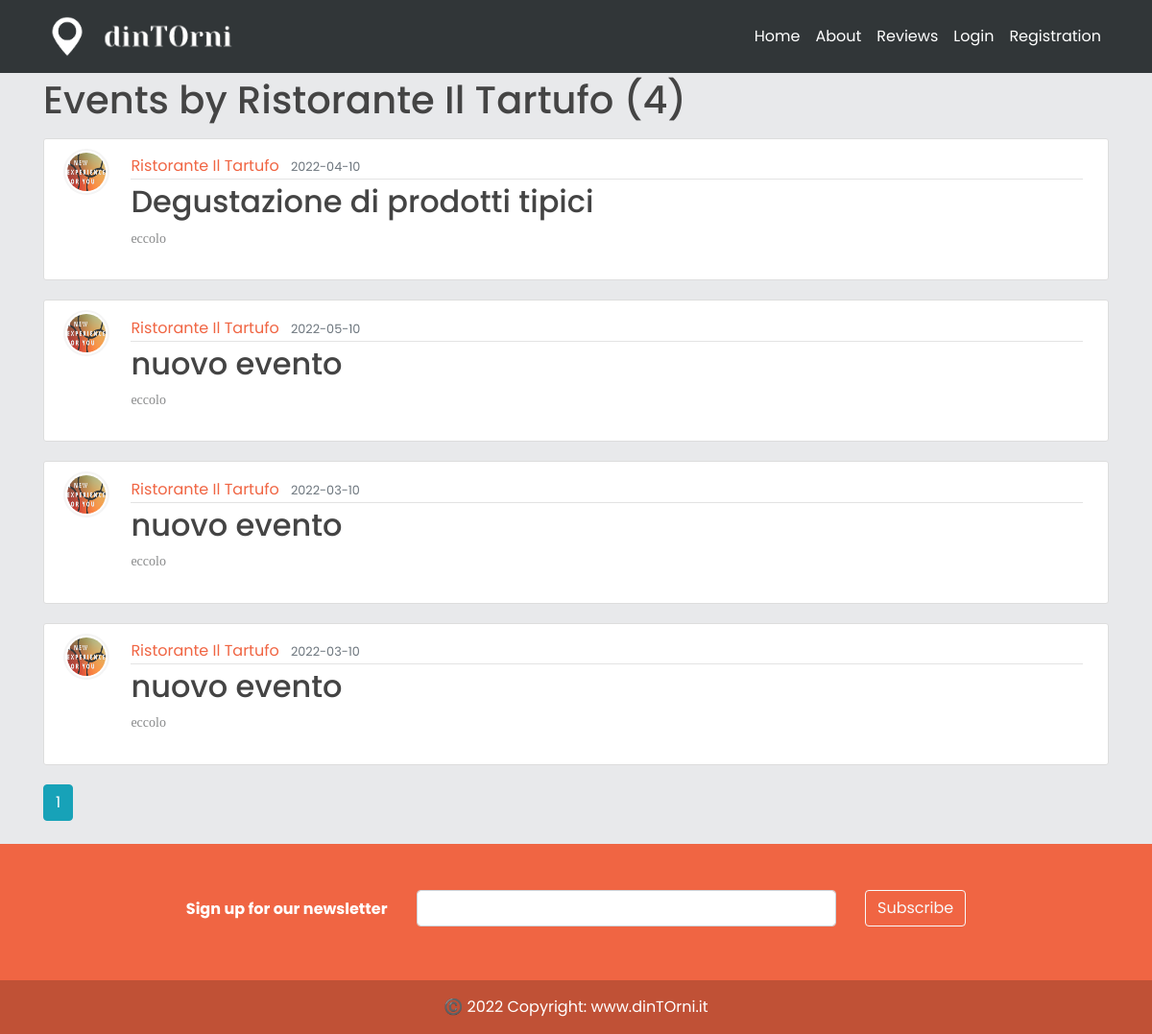
The page /Ristorante Il Tartufo on the database as committed earlier.
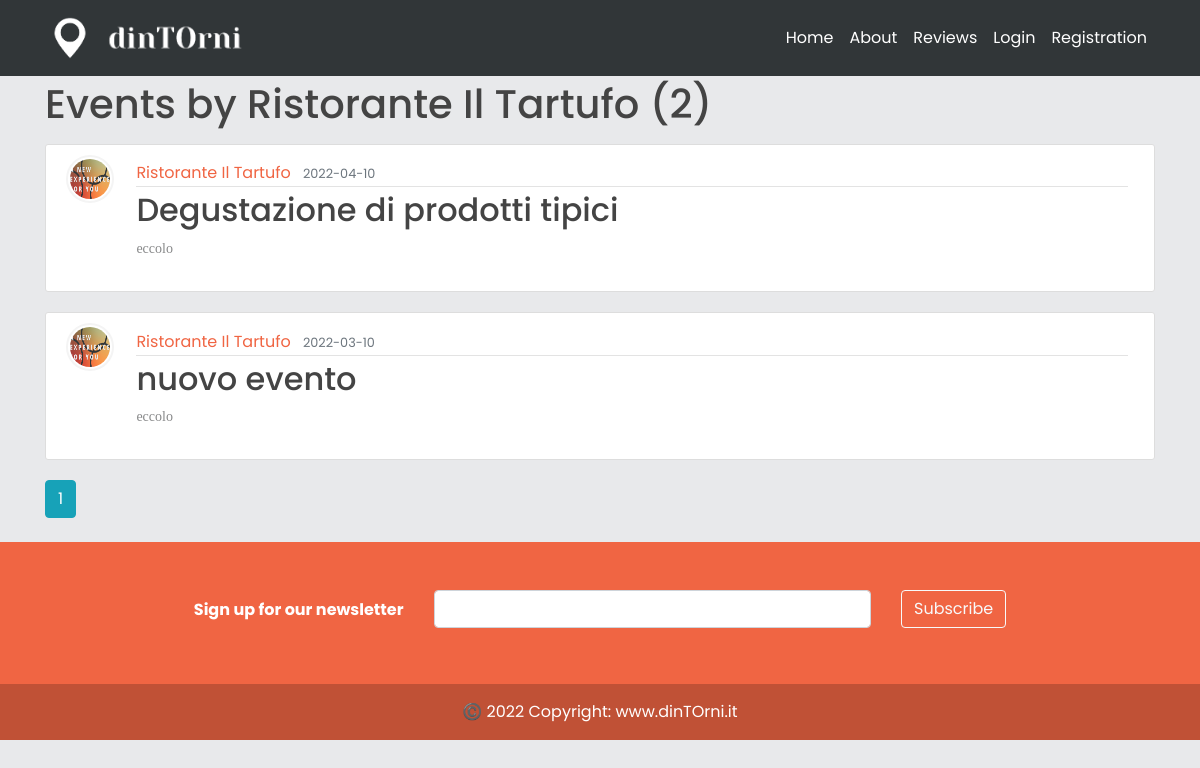
The same page on the database as committed later.
### models.py (models this page shows, shortened)
class User(db.Model, UserMixin):
    _tablename__ = 'user'
    id = db.Column(db.Integer, primary_key=True)
    email = db.Column(db.String(120), unique=True, nullable=False)
    image_file = db.Column(db.String(20), nullable=False, default='default.jpg')
    password = db.Column(db.String(60), nullable=False)
    telephone = db.Column(db.Integer(), nullable=False)
    type= db.Column(db.String(20))
    __mapper_args__={
        'polymorphic_identity': 'user',
        'polymorphic_on': type
    }

class Business(User, db.Model):
    _tablename__ = 'business'
    id = db.Column(db.Integer, db.ForeignKey('user.id'), primary_key=True)
    name = db.Column(db.String(20), unique=True, nullable=False)
    vat_number = db.Column(db.Integer())#rimettere i nullable
    city = db.Column(db.String(20))
    address = db.Column(db.String(30))
    events = db.relationship('Event', backref='creator', lazy=True)
    link_facebook = db.Column(db.String())
    link_instagram = db.Column(db.String())
    link_twitter = db.Column(db.String())
    link_website = db.Column(db.String())
    __mapper_args__ = {
        'polymorphic_identity': 'business',
    }

class Event(db.Model):
    id = db.Column(db.Integer, primary_key=True)
    title = db.Column(db.String(100), nullable=False)
    date_event = db.Column(db.Date, nullable=False)
    location = db.Column(db.Text, default='eccolo', nullable=False)
    price = db.Column(db.Float, default=1, nullable = True)
    equipment = db.Column(db.Text, default='eccolo', nullable=True)
    min_users = db.Column(db.Integer, default=2, nullable=True)
    date_posted = db.Column(db.DateTime,
                            default=datetime.utcnow())  # default è listante corrente in cui posto
    content = db.Column(db.Text, default='eccolo', nullable=False)
    weaknesses = db.Column(db.Text, default='eccolo', nullable=True)
    image_event1 = db.Column(db.String(20), nullable=False, default='default.jpg')
    image_event2 = db.Column(db.String(20), nullable=False, default='default.jpg')
    image_event3 = db.Column(db.String(20), nullable=False, default='default.jpg')
    business_id = db.Column(db.Integer, db.ForeignKey('business.id'))  # db integer, è una chiave devo specificare la relazi

class User(db.Model, UserMixin):
    _tablename__ = 'user'
    id = db.Column(db.Integer, primary_key=True)
    email = db.Column(db.String(120), unique=True, nullable=False)
    image_file = db.Column(db.String(20), nullable=False, default='default.jpg')
    password = db.Column(db.String(60), nullable=False)
    telephone = db.Column(db.Integer(), nullable=False)
    type= db.Column(db.String(20))
    __mapper_args__={
        'polymorphic_identity': 'user',
        'polymorphic_on': type
    }

### app/users/routes.py (the view)
@users.route("/<string:name>")
def business_events(name):
    page = request.args.get('page', 1, type=int)
    business = Business.query.filter_by(name=name).first_or_404()
    events = Event.query.filter_by(creator=business).order_by(Event.date_posted.desc()).paginate(page=page, per_page=5)
    return render_template('business_events.html', events=events, business=business)

### app/templates/business_events.html
{% extends "layout.html" %}
{% block content %}
    <h1 class="mb-3">Events by {{ business.name }} ({{ events.total }})</h1>
    {% for event in events.items %}
        <article class="media content-section">
          <img class="rounded-circle article-img" src="{{ url_for('static', filename='profile_pics/' + event.creator.image_file) }}">
          <div class="media-body">
            <div class="article-metadata">
              <a class="mr-2" href="{{ url_for('users.business_events', name=event.creator.name) }}">{{ event.creator.name }}</a>
              <small class="text-muted">{{ event.date_event.strftime('%Y-%m-%d') }}</small>
            </div>
            <h2><a class="article-title" href="{{ url_for('events.event', event_id=event.id) }}">{{ event.title }}</a></h2>
            <p class="article-content">{{ event.content }}</p>
          </div>
        </article>
    {% endfor %}
    {% for page_num in events.iter_pages(left_edge=1, right_edge=1, left_current=1, right_current=2) %}
      {% if page_num %}
        {% if events.page == page_num %}
          <a class="btn btn-info mb-4" href="{{ url_for('users.business_events', name=business.name, page=page_num) }}">{{ page_num }}</a>
        {% else %}
          <a class="btn btn-outline-info mb-4" href="{{ url_for('users.business_events', name=business.name, page=page_num) }}">{{ page_num }}</a>
        {% endif %}
      {% else %}
        ...
      {% endif %}
    {% endfor %}
{% endblock content %}

### app/templates/layout.html (shortened to what this page needs)
<!DOCTYPE html>
<html>
<head>
    <link rel="stylesheet" href="https://maxcdn.bootstrapcdn.com/bootstrap/4.0.0/css/bootstrap.min.css">
    <link rel="stylesheet" type="text/css" href="{{ url_for('static', filename='main.css') }}">
    <link rel='stylesheet' href='https://cdnjs.cloudflare.com/ajax/libs/font-awesome/5.15.1/css/all.min.css'>
</head>
<body style="background-color: #E8E9EB;" >
    <header class="site-header">
      <nav class="navbar navbar-expand-md navbar-light text-color:white fixed-top" style="background-color:#313638;">
        <div class="container">
          <a class="navbar-brand mr-4 text-white" href="/">
              <img style="max-width:50px;" src="{{ url_for('static', filename='img/' + 'icon_w.png') }}">
              <img style="max-width:150px;" src="{{ url_for('static', filename='img/' + 'nome_w_nobg.png') }}">
          </a>
          <div class="collapse navbar-collapse" id="navbarToggle">
            <div class="navbar-nav ml-auto ms-auto">
                <a class="nav-item nav-link text-white" href="{{ url_for('main.home') }}">Home</a>
                <a class="nav-item nav-link text-white" href="{{ url_for('main.about') }}">About</a>
                <a class="nav-item nav-link text-white" href="{{ url_for('posts.reviews') }}">Reviews</a>
            {%  if current_user.is_authenticated %}
                <a class="nav-item nav-link text-white " href="{{ url_for('users.logout') }}">Logout</a>
            {% else %}
                 <a class="nav-item nav-link text-white" href="{{ url_for('users.login') }}">Login</a>
                <a class="nav-item nav-link text-white"  href="{{ url_for('users.general') }}">Registration</a>
            {% endif %}
               </div>
          </div>
        </div>
      </nav>
    </header>
    <main role="main" class="container" >
      <div class="row">
        <div class="col-lg-12">
          {% block content %}{% endblock %}
        </div>
      </div>
    </main>
<footer class="text-center text-white" style="background-color: #F06543;">
  <div class="container p-4 pb-0" style="">
    <section class="mt-2 mb-0 pt-2 pb-2">
      <form action="">
        <div class="row d-flex mt-1 pt-1 mb-0 justify-content-center" style="margin-top: 10px; margin-bottom: 10px">
          <div class="col-auto">
            <p class="pt-2">
              <strong>Sign up for our newsletter</strong>
            </p>
          </div>
          <div class="col-md-5 col-12">
            <div class="form-outline form-white mb-4">
              <input type="email" id="form5Example29" class="form-control" />
            </div>
          </div>
          <div class="col-auto">
            <button type="submit" class="btn btn-outline-light mb-4">
              Subscribe
            </button>
          </div>
        </div>
      </form>
    </section>
  </div>
  <div class="text-center p-3" style="background-color: rgba(0, 0, 0, 0.2);">
    ©️ 2022 Copyright:
    <a class="text-white" href="{{ url_for('main.home') }}"> www.dinTOrni.it</a>
  </div>
</footer>
</body>
</html>

### app/static/main.css (style rules this page uses)
body { background: #fafafa; color: #333333; margin-top: 5rem; }
h1, h2, h3, h4, h5, h6 { color: #444444; }
.site-header .navbar-nav .nav-link { color: #cbd5db; }
.content-section { background: #ffffff; padding: 10px 20px; border: 1px solid #dddddd; border-radius: 3px; margin-bottom: 20px; }
.article-title { color: #444444; }
.article-content { white-space: pre-line; }
.article-img { height: 65px; width: 65px; margin-right: 16px; }
.article-metadata { padding-bottom: 1px; margin-bottom: 4px; border-bottom: 1px solid #e3e3e3 }
img { border: 0; }
img { max-width: 100%; }
img { vertical-align: middle; border-style: none; }
*, body { font-family: "Poppins", sans-serif; }
a { color: #F06543; }
.text-center { text-align: center !important; }
.rounded-circle { border-radius: 50% !important; }
.media { display: -ms-flexbox; display: flex; -ms-flex-align: start; align-items: flex-start; }
.d-flex { display: -ms-flexbox !important; display: flex !important; }
.media img { width: 48px !important; height: 48px !important; padding: 2px; border: 2px solid #f4f4f4; }
.media-body { -ms-flex: 1; flex: 1; padding: .4rem !important; }
.media-body p { font-family: 'Rokkitt', serif; font-weight: 500 !important; font-size: 14px; color: #88898a; }

Rows that differ between the two databases and show on the page:
removed Event: image_file (placeholder picture), creator.name "Ristorante Il Tartufo", date_event "2022-05-10", title "nuovo evento", content "eccolo"
removed Event: image_file (placeholder picture), creator.name "Ristorante Il Tartufo", date_event "2022-03-10", title "nuovo evento", content "eccolo"
Other text that changed with them:
{{ events.total }}: "4" → "2"
